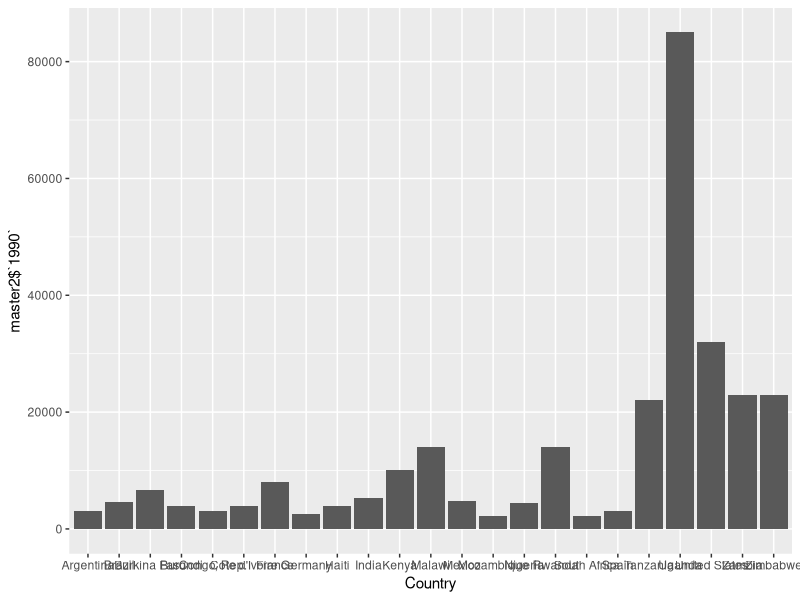
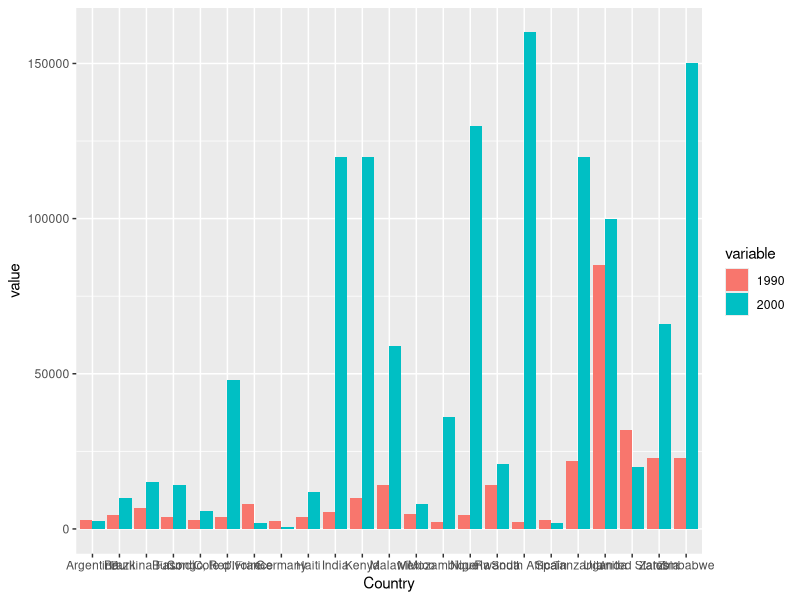
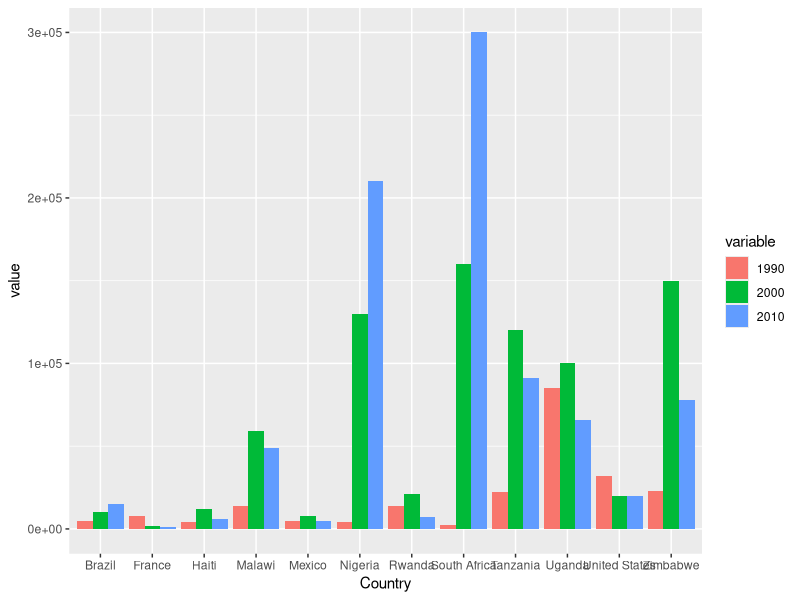
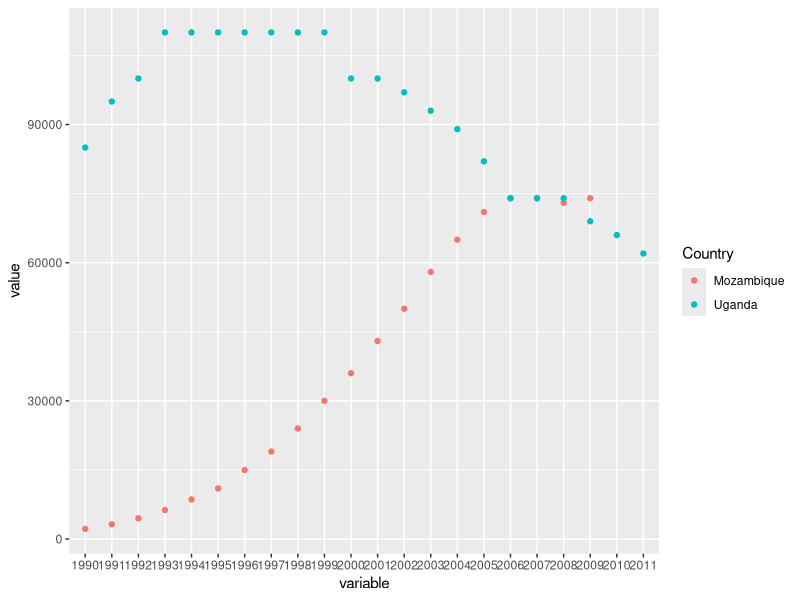
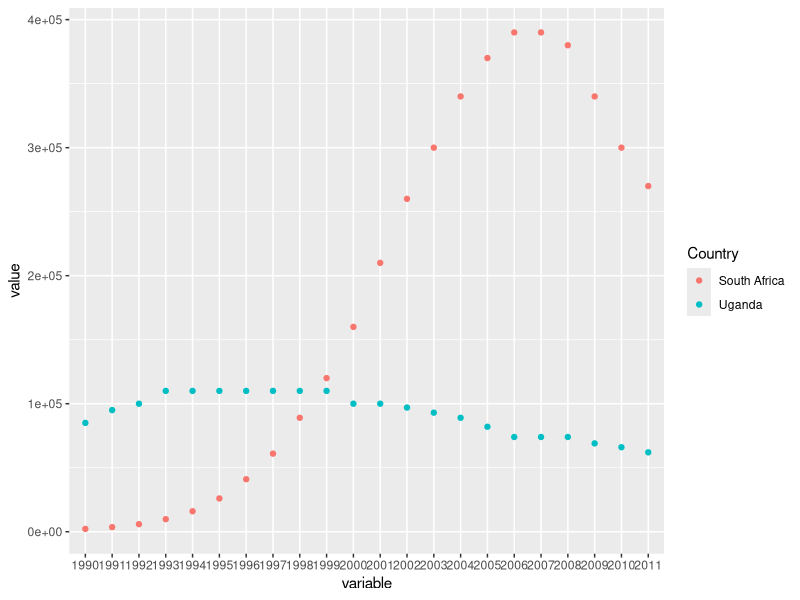
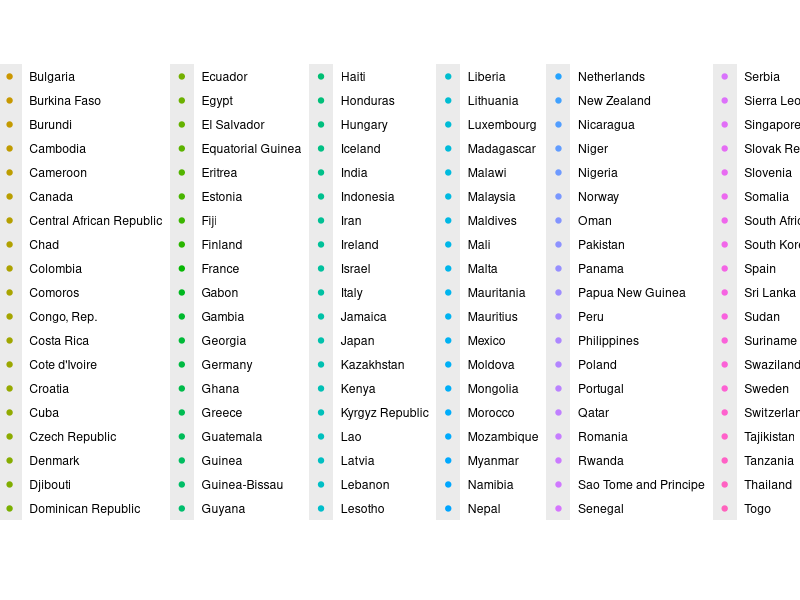
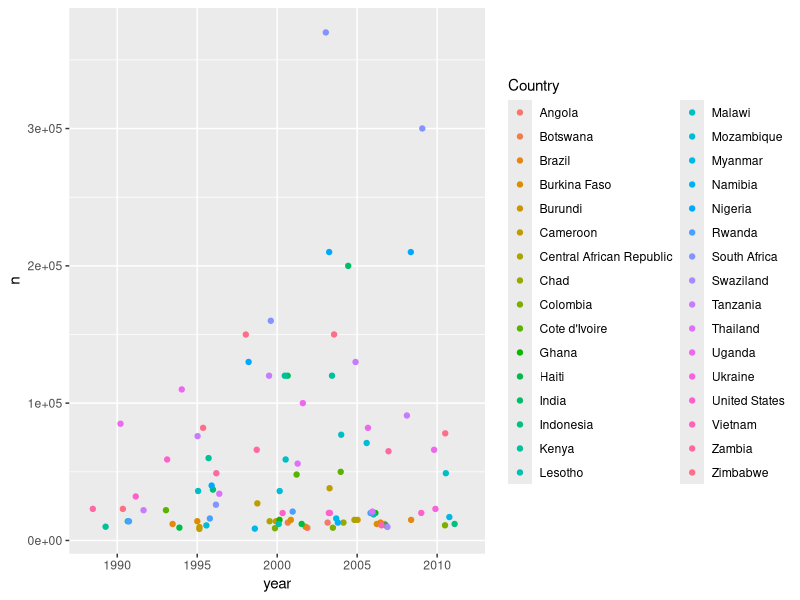

Write the R code that produced these figures, in order. (Note: this script raises an error after producing the figures.)
# The Gapminder website contains over 500 data sets with information about
# the world's population. Your task is to continue the investigation you did at the
# end of Problem Set 3 or you can start fresh and choose a different
# data set from Gapminder.

# If you’re feeling adventurous or want to try some data munging see if you can
# find a data set or scrape one from the web.

# In your investigation, examine pairs of variable and create 2-5 plots that make
# use of the techniques from Lesson 4.

library(dplyr)
library(tidyr)
library(ggplot2)

master <- read.csv('Indicator_Annual number of AIDS deaths.csv', check.names = F)

tidymaster <- gather(master, "year", "n", '1990':'2011', na.rm=TRUE)


# this compares just 1990 to 2000 for countries above the mean in 1990

master2 <- subset(master, select = c('Country', '1990', '2000'))
master2 <- na.omit(master2)

summary(master2)

master2<-subset(master2, master2$`1990` > 2150)

ggplot(data=master2, aes(x=Country, y=master2$`1990`)) + geom_bar(stat='identity')

library(reshape2)
master2long <- melt(master2, id.var = "Country")

ggplot(master2long, aes(x = Country, y = value, fill = variable)) + 
  geom_bar(stat = "identity", position = "dodge") 

# and this just adds on 2010. Countries with NA for any year surveyed have been omitted.

master3 <- subset(master, select = c('Country', '1990', '2000', '2010'))
master3 <- na.omit(master3)

master3<-subset(master3, master3$`1990` > 2150)

master3long <- melt(master3, id.var = "Country")

ggplot(master3long, aes(x = Country, y = value, fill = variable)) + 
  geom_bar(stat = "identity", position = "dodge") 

summary(master$`1990`)
summary(master$`1991`)

# this looks at the changes in AIDS deaths between Uganda (the max rate in 1990) and Mozambique (the mean rate in 1990)

comparison <- subset(master, master$Country == 'Uganda' | master$Country == 'Mozambique')

comparisonlong <- melt(comparison, id.var = "Country")
ggplot(aes(x = variable, y = value, color=Country), data=comparisonlong) + geom_point(stat = 'identity')

# this is the same as above, except it looks at the country with the max rate in 2011

maxcomparison <- subset(master, master$Country == 'Uganda' | master$Country == 'South Africa')

maxcomparisonlong <- melt(maxcomparison, id.var = "Country")
ggplot(aes(x = variable, y = value, color=Country), data=maxcomparisonlong) + geom_point(stat = 'identity')


fiveyear <- subset(master, select = c('Country', '1990', '1995', '2000', '2005', '2010'))

fiveyear <- gather(fiveyear, "year", "n", '1990':'2010', na.rm=TRUE)

#here's a broadly useless scatterplot looking at all countries every five years
ggplot(aes(x=year, y=n), data=fiveyear) + 
  geom_jitter(aes(color=Country))

summary(fiveyear)

#here's the same as above, but only looking at countries above the mean

ggplot(aes(x=year, y=n), data=subset(fiveyear, fiveyear$n > 8320)) + 
  geom_jitter(aes(color=Country))

# this adds columns splitting countries into Quartiles

pf$year_joined.bucket <- cut(pf$year_joined, c(2004, 2009, 2011, 2012, 2014))

fiveyear$quartile <- cut(fiveyear$n, c(60, 350, 3100, 370000))

fiveyear$quartile <- as.character(fiveyear$quartile)
fiveyear$quartile[fiveyear$quartile == "(350,3.1e+03]"] <- "Quartile 2"
fiveyear$quartile[fiveyear$quartile == "(60,350]"] <- "Quartile 1"
fiveyear$quartile[fiveyear$quartile == "(3.1e+03,3.7e+05]"] <- "Quartile 4"
fiveyear$quartile[fiveyear$quartile == "(350,3.1e+03"] <- "Quartile 3"

# and this is the five-year scatterplot for all countries, faceted into quartiles

ggplot(aes(x=year, y=n), data=fiveyear) + 
  geom_jitter(aes(color=Country)) +
  facet_wrap( ~ quartile)